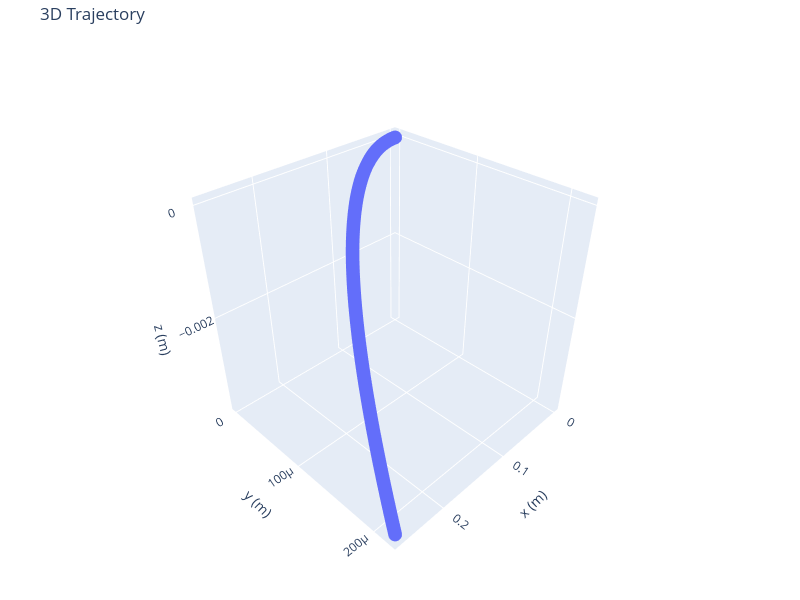

The notebook cell saved with this chart:
### Markdown cell above
## 4. Visualization

### Code cell
analysis.plot_2d_trajectory(traj, total_t)
analysis.plot_3d_trajectory(traj)
analysis.show_deviation_degree(traj)

### Figure 1 — Plotly figure (JSON) as saved in the notebook; plotly's stock layout.template omitted (floating-point values rounded to 4 significant figures; data arrays with more than 128 entries replaced by an {"elided": "..."} marker saying what was removed)
{"data": [{"mode": "markers", "type": "scatter3d", "x": {"elided": "1000 float values"}, "y": {"elided": "1000 float values"}, "z": {"elided": "1000 float values"}}], "layout": {"height": 600, "margin": {"b": 10, "l": 10, "r": 20, "t": 40}, "scene": {"camera": {"eye": {"x": 1.5, "y": 1.5, "z": 1.5}}, "xaxis": {"title": {"text": "x (m)"}}, "yaxis": {"title": {"text": "y (m)"}}, "zaxis": {"title": {"text": "z (m)"}}}, "title": {"text": "3D Trajectory"}, "width": 800}}
